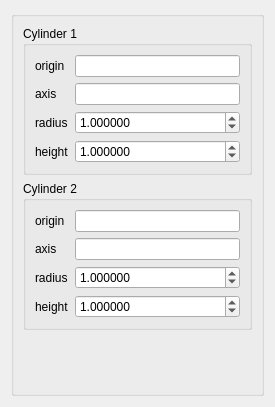
<?xml version="1.0" encoding="UTF-8"?>
<ui version="4.0">
 <class>MakeCylindersDialog</class>
 <widget class="QDialog" name="MakeCylindersDialog">
  <property name="geometry">
   <rect>
    <x>0</x>
    <y>0</y>
    <width>275</width>
    <height>407</height>
   </rect>
  </property>
  <property name="sizePolicy">
   <sizepolicy hsizetype="Preferred" vsizetype="Fixed">
    <horstretch>0</horstretch>
    <verstretch>0</verstretch>
   </sizepolicy>
  </property>
  <property name="windowTitle">
   <string>Cylinders Construction</string>
  </property>
  <layout class="QVBoxLayout" name="verticalLayout_3">
   <item>
    <widget class="QGroupBox" name="groupBox">
     <property name="title">
      <string/>
     </property>
     <layout class="QVBoxLayout" name="verticalLayout">
      <item>
       <widget class="QGroupBox" name="groupBox_2">
        <property name="title">
         <string>Cylinder 1</string>
        </property>
        <layout class="QFormLayout" name="formLayout">
         <item row="0" column="0">
          <widget class="QLabel" name="label">
           <property name="text">
            <string>origin</string>
           </property>
          </widget>
         </item>
         <item row="0" column="1">
          <widget class="QLineEdit" name="center_le">
           <property name="sizePolicy">
            <sizepolicy hsizetype="Minimum" vsizetype="Fixed">
             <horstretch>0</horstretch>
             <verstretch>0</verstretch>
            </sizepolicy>
           </property>
           <property name="maximumSize">
            <size>
             <width>16777215</width>
             <height>16777215</height>
            </size>
           </property>
           <property name="readOnly">
            <bool>false</bool>
           </property>
          </widget>
         </item>
         <item row="1" column="1">
          <widget class="QLineEdit" name="direction_le">
           <property name="sizePolicy">
            <sizepolicy hsizetype="Minimum" vsizetype="Fixed">
             <horstretch>0</horstretch>
             <verstretch>0</verstretch>
            </sizepolicy>
           </property>
          </widget>
         </item>
         <item row="1" column="0">
          <widget class="QLabel" name="label_3">
           <property name="text">
            <string>axis</string>
           </property>
          </widget>
         </item>
         <item row="2" column="1">
          <widget class="QDoubleSpinBox" name="radius_spb">
           <property name="decimals">
            <number>6</number>
           </property>
           <property name="maximum">
            <double>1000000000.000000000000000</double>
           </property>
           <property name="value">
            <double>1.000000000000000</double>
           </property>
          </widget>
         </item>
         <item row="3" column="1">
          <widget class="QDoubleSpinBox" name="height_spb">
           <property name="decimals">
            <number>6</number>
           </property>
           <property name="maximum">
            <double>1000000000.000000000000000</double>
           </property>
           <property name="value">
            <double>1.000000000000000</double>
           </property>
          </widget>
         </item>
         <item row="2" column="0">
          <widget class="QLabel" name="label_4">
           <property name="text">
            <string>radius</string>
           </property>
          </widget>
         </item>
         <item row="3" column="0">
          <widget class="QLabel" name="label_5">
           <property name="text">
            <string>height</string>
           </property>
          </widget>
         </item>
        </layout>
       </widget>
      </item>
      <item>
       <widget class="QGroupBox" name="groupBox_3">
        <property name="title">
         <string>Cylinder 2</string>
        </property>
        <layout class="QFormLayout" name="formLayout_2">
         <item row="0" column="0">
          <widget class="QLabel" name="label_2">
           <property name="text">
            <string>origin</string>
           </property>
          </widget>
         </item>
         <item row="0" column="1">
          <widget class="QLineEdit" name="center2_le">
           <property name="sizePolicy">
            <sizepolicy hsizetype="Minimum" vsizetype="Fixed">
             <horstretch>0</horstretch>
             <verstretch>0</verstretch>
            </sizepolicy>
           </property>
           <property name="maximumSize">
            <size>
             <width>16777215</width>
             <height>16777215</height>
            </size>
           </property>
           <property name="readOnly">
            <bool>false</bool>
           </property>
          </widget>
         </item>
         <item row="1" column="1">
          <widget class="QLineEdit" name="direction2_le">
           <property name="sizePolicy">
            <sizepolicy hsizetype="Minimum" vsizetype="Fixed">
             <horstretch>0</horstretch>
             <verstretch>0</verstretch>
            </sizepolicy>
           </property>
          </widget>
         </item>
         <item row="1" column="0">
          <widget class="QLabel" name="label_10">
           <property name="text">
            <string>axis</string>
           </property>
          </widget>
         </item>
         <item row="2" column="1">
          <widget class="QDoubleSpinBox" name="radius2_spb">
           <property name="decimals">
            <number>6</number>
           </property>
           <property name="maximum">
            <double>1000000000.000000000000000</double>
           </property>
           <property name="value">
            <double>1.000000000000000</double>
           </property>
          </widget>
         </item>
         <item row="3" column="1">
          <widget class="QDoubleSpinBox" name="height2_spb">
           <property name="decimals">
            <number>6</number>
           </property>
           <property name="maximum">
            <double>1000000000.000000000000000</double>
           </property>
           <property name="value">
            <double>1.000000000000000</double>
           </property>
          </widget>
         </item>
         <item row="2" column="0">
          <widget class="QLabel" name="label_11">
           <property name="text">
            <string>radius</string>
           </property>
          </widget>
         </item>
         <item row="3" column="0">
          <widget class="QLabel" name="label_12">
           <property name="text">
            <string>height</string>
           </property>
          </widget>
         </item>
        </layout>
       </widget>
      </item>
      <item>
       <spacer name="verticalSpacer">
        <property name="orientation">
         <enum>Qt::Vertical</enum>
        </property>
        <property name="sizeHint" stdset="0">
         <size>
          <width>20</width>
          <height>0</height>
         </size>
        </property>
       </spacer>
      </item>
     </layout>
    </widget>
   </item>
  </layout>
 </widget>
 <resources/>
 <connections/>
</ui>
